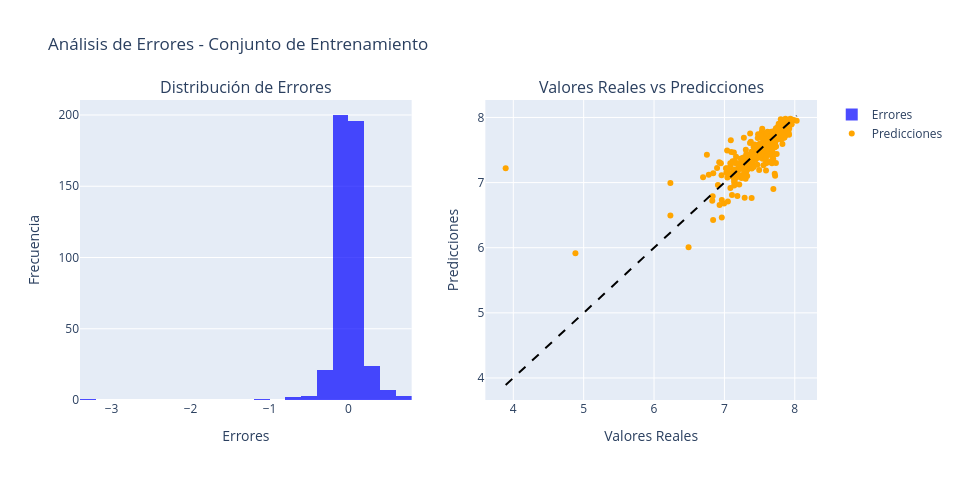
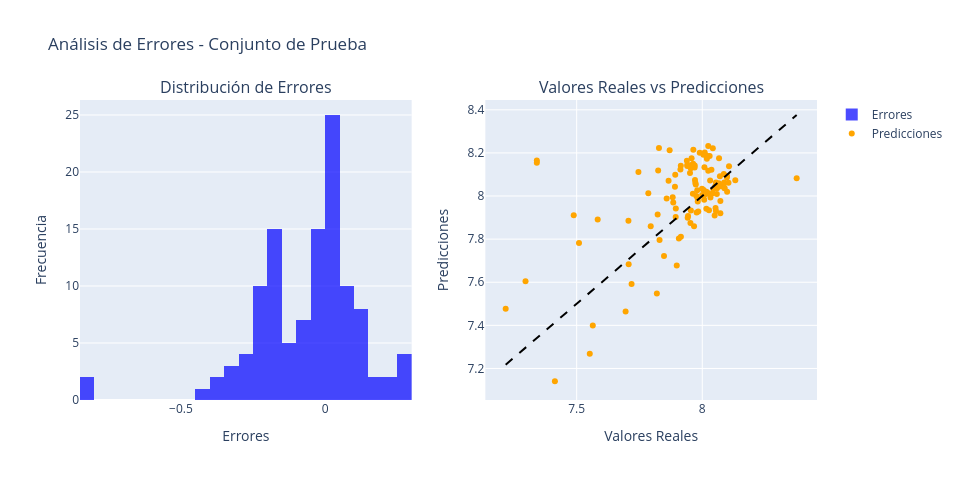

Write notebook code for charts like these, in order.
### Markdown cell above
##### 2.1.1.2. Análisis de errores
* Se realiza una visualización para análisis de errores (residuos)

### Code cell
func.plot_residuals_over_time(train,df_ajustado, plotly_engine = USE_PLOTLY, title = 'Análisis de Errores - Conjunto de Entrenamiento')
func.plot_residuals_over_time(test, df_pronostico, plotly_engine = USE_PLOTLY, title = 'Análisis de Errores - Conjunto de Prueba')

### Figure 1 — Plotly figure (JSON) as saved in the notebook; plotly's stock layout.template omitted (floating-point values rounded to 4 significant figures; data arrays with more than 128 entries replaced by an {"elided": "..."} marker saying what was removed)
{"data": [{"marker": {"color": "blue"}, "name": "Errores", "nbinsx": 30, "opacity": 0.7, "type": "histogram", "x": {"elided": "458 float values"}, "xaxis": "x", "yaxis": "y"}, {"marker": {"color": "orange"}, "mode": "markers", "name": "Predicciones", "type": "scatter", "x": {"elided": "458 float values"}, "xaxis": "x2", "y": {"elided": "458 float values"}, "yaxis": "y2"}, {"line": {"color": "black", "dash": "dash"}, "mode": "lines", "showlegend": false, "type": "scatter", "x": [3.892, 8.027], "xaxis": "x2", "y": [3.892, 8.027], "yaxis": "y2"}], "layout": {"annotations": [{"font": {"size": 16}, "showarrow": false, "text": "Distribución de Errores", "x": 0.225, "xanchor": "center", "xref": "paper", "y": 1, "yanchor": "bottom", "yref": "paper"}, {"font": {"size": 16}, "showarrow": false, "text": "Valores Reales vs Predicciones", "x": 0.775, "xanchor": "center", "xref": "paper", "y": 1, "yanchor": "bottom", "yref": "paper"}], "height": 480, "title": {"text": "Análisis de Errores - Conjunto de Entrenamiento"}, "width": 960, "xaxis": {"anchor": "y", "domain": [0, 0.45], "title": {"text": "Errores"}}, "xaxis2": {"anchor": "y2", "domain": [0.55, 1], "title": {"text": "Valores Reales"}}, "yaxis": {"anchor": "x", "domain": [0, 1], "title": {"text": "Frecuencia"}}, "yaxis2": {"anchor": "x2", "domain": [0, 1], "title": {"text": "Predicciones"}}}}

### Figure 2 — Plotly figure (JSON) as saved in the notebook; plotly's stock layout.template omitted (floating-point values rounded to 4 significant figures)
{"data": [{"marker": {"color": "blue"}, "name": "Errores", "nbinsx": 30, "opacity": 0.7, "type": "histogram", "x": [0.00736, 0.05646, 0.1077, -0.1787, 0.07816, 0.1038, -0.06522, 0.0345, 0.02356, 0.2311, 0.2727, -0.259, -0.2728, -0.09219, -0.008756, 0.03593, 0.04262, -0.0855, 0.006964, 0.04891, -0.04628, 0.02287, 0.1517, -0.1121, 0.02554, -0.3077, 0.02168, 0.0929, 0.1402, 0.2709, -0.04802, 0.007231, 0.01251, -0.008424, 0.05823, 0.02807, 0.02787, 0.03974, 0.09503, -0.00481, 0.108, 0.07495, -0.02309, -0.0351, 0.01114, -0.04036, 0.07894, 0.005451, 0.00805, 0.2933, -0.02106, 0.006191, -0.01665, 0.01266, -0.005329, -0.2274, 0.004002, 0.1235, -0.1298, 0.05409, 0.1034, 0.1269, 0.2834, -0.3082, -0.422, -0.1516, 0.01262, 0.05273, -0.02238, -0.206, -0.1542, -0.03107, -0.8133, -0.8232, 0.01901, -0.2099, -0.365, -0.003506, 0.0426, 0.0246, 0.05023, 0.2212, -0.1995, -0.171, -0.25, -0.1873, -0.1927, -0.1079, -0.171, -0.08557, -0.1552, -0.1251, -0.1032, -0.2048, -0.1747, -0.2247, -0.2176, -0.2114, -0.1861, -0.2045, -0.2253, -0.3421, -0.179, -0.3946, -0.2084, -0.1558, -0.09341, -0.1879, -0.163, -0.0886, -0.2936, -0.07943, -0.04699, 0.1258, 0.1652], "xaxis": "x", "yaxis": "y"}, {"marker": {"color": "orange"}, "mode": "markers", "name": "Predicciones", "type": "scatter", "x": [7.982, 7.984, 7.967, 7.706, 7.953, 7.907, 7.795, 7.83, 7.707, 7.695, 7.413, 7.217, 7.509, 7.822, 7.894, 7.943, 7.942, 7.885, 8.051, 8.058, 7.98, 8.059, 8.072, 7.882, 8.008, 7.584, 7.955, 8.027, 8.049, 7.819, 7.963, 8.066, 8.098, 8.055, 8.132, 8.074, 8.04, 8.033, 8.072, 8.0, 8.053, 8.016, 7.977, 7.999, 8.057, 8.031, 8.099, 8.021, 8.018, 8.376, 8.07, 8.099, 8.086, 8.068, 7.982, 7.785, 8.007, 8.055, 7.858, 7.978, 7.915, 7.719, 7.552, 7.296, 7.488, 7.891, 8.044, 8.089, 8.005, 7.892, 8.018, 8.107, 7.341, 7.341, 8.068, 7.913, 7.746, 8.017, 8.104, 8.087, 8.088, 7.898, 7.94, 8.017, 7.965, 8.005, 8.01, 8.067, 7.97, 8.037, 7.951, 8.009, 7.971, 7.866, 7.954, 7.939, 7.958, 7.99, 7.963, 7.941, 7.915, 7.87, 8.042, 7.828, 8.024, 8.029, 8.024, 7.955, 7.97, 7.972, 7.824, 7.974, 7.895, 7.848, 7.564], "xaxis": "x2", "y": [7.975, 7.928, 7.86, 7.885, 7.875, 7.803, 7.86, 7.796, 7.684, 7.464, 7.141, 7.476, 7.782, 7.915, 7.903, 7.908, 7.899, 7.97, 8.044, 8.009, 8.026, 8.036, 7.92, 7.994, 7.982, 7.891, 7.933, 7.934, 7.909, 7.548, 8.011, 8.059, 8.086, 8.063, 8.073, 8.046, 8.012, 7.993, 7.977, 8.004, 7.945, 7.941, 8.0, 8.034, 8.046, 8.072, 8.02, 8.015, 8.01, 8.083, 8.091, 8.092, 8.102, 8.055, 7.987, 8.013, 8.003, 7.931, 7.988, 7.924, 7.812, 7.592, 7.269, 7.605, 7.91, 8.043, 8.031, 8.036, 8.028, 8.098, 8.173, 8.138, 8.155, 8.165, 8.049, 8.123, 8.111, 8.02, 8.062, 8.063, 8.038, 7.677, 8.14, 8.188, 8.215, 8.192, 8.202, 8.175, 8.141, 8.122, 8.106, 8.134, 8.074, 8.071, 8.129, 8.164, 8.175, 8.201, 8.15, 8.145, 8.14, 8.212, 8.221, 8.222, 8.232, 8.185, 8.117, 8.143, 8.133, 8.061, 8.118, 8.054, 7.942, 7.722, 7.399], "yaxis": "y2"}, {"line": {"color": "black", "dash": "dash"}, "mode": "lines", "showlegend": false, "type": "scatter", "x": [7.217, 8.376], "xaxis": "x2", "y": [7.217, 8.376], "yaxis": "y2"}], "layout": {"annotations": [{"font": {"size": 16}, "showarrow": false, "text": "Distribución de Errores", "x": 0.225, "xanchor": "center", "xref": "paper", "y": 1, "yanchor": "bottom", "yref": "paper"}, {"font": {"size": 16}, "showarrow": false, "text": "Valores Reales vs Predicciones", "x": 0.775, "xanchor": "center", "xref": "paper", "y": 1, "yanchor": "bottom", "yref": "paper"}], "height": 480, "title": {"text": "Análisis de Errores - Conjunto de Prueba"}, "width": 960, "xaxis": {"anchor": "y", "domain": [0, 0.45], "title": {"text": "Errores"}}, "xaxis2": {"anchor": "y2", "domain": [0.55, 1], "title": {"text": "Valores Reales"}}, "yaxis": {"anchor": "x", "domain": [0, 1], "title": {"text": "Frecuencia"}}, "yaxis2": {"anchor": "x2", "domain": [0, 1], "title": {"text": "Predicciones"}}}}
